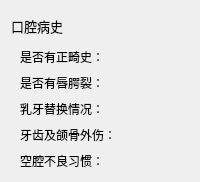
           <widget class="QWidget" name="widget_oral" native="true">
            <layout class="QGridLayout" name="gridLayout_3">
             <item row="0" column="0">
              <widget class="QLabel" name="label_10">
               <property name="minimumSize">
                <size>
                 <width>0</width>
                 <height>30</height>
                </size>
               </property>
               <property name="maximumSize">
                <size>
                 <width>16777215</width>
                 <height>30</height>
                </size>
               </property>
               <property name="font">
                <font>
                 <family>黑体</family>
                 <pointsize>10</pointsize>
                </font>
               </property>
               <property name="text">
                <string>口腔病史</string>
               </property>
              </widget>
             </item>
             <item row="5" column="0">
              <widget class="QWidget" name="widget_7" native="true">
               <layout class="QHBoxLayout" name="horizontalLayout_6">
                <property name="topMargin">
                 <number>0</number>
                </property>
                <property name="bottomMargin">
                 <number>0</number>
                </property>
                <item>
                 <widget class="QLabel" name="label_8">
                  <property name="text">
                   <string>空腔不良习惯：</string>
                  </property>
                 </widget>
                </item>
                <item>
                 <widget class="QWidget" name="widget_badHabits" native="true"/>
                </item>
                <item>
                 <spacer name="horizontalSpacer_6">
                  <property name="orientation">
                   <enum>Qt::Horizontal</enum>
                  </property>
                  <property name="sizeHint" stdset="0">
                   <size>
                    <width>40</width>
                    <height>20</height>
                   </size>
                  </property>
                 </spacer>
                </item>
               </layout>
              </widget>
             </item>
             <item row="2" column="0">
              <widget class="QWidget" name="widget_10" native="true">
               <layout class="QHBoxLayout" name="horizontalLayout_8">
                <property name="topMargin">
                 <number>0</number>
                </property>
                <property name="bottomMargin">
                 <number>0</number>
                </property>
                <item>
                 <widget class="QLabel" name="label_11">
                  <property name="minimumSize">
                   <size>
                    <width>60</width>
                    <height>0</height>
                   </size>
                  </property>
                  <property name="maximumSize">
                   <size>
                    <width>5546</width>
                    <height>16777215</height>
                   </size>
                  </property>
                  <property name="text">
                   <string>是否有唇腭裂：</string>
                  </property>
                 </widget>
                </item>
                <item>
                 <widget class="QWidget" name="widget_NSCLP" native="true"/>
                </item>
                <item>
                 <spacer name="horizontalSpacer_8">
                  <property name="orientation">
                   <enum>Qt::Horizontal</enum>
                  </property>
                  <property name="sizeHint" stdset="0">
                   <size>
                    <width>40</width>
                    <height>20</height>
                   </size>
                  </property>
                 </spacer>
                </item>
               </layout>
              </widget>
             </item>
             <item row="1" column="0">
              <widget class="QWidget" name="widget_6" native="true">
               <layout class="QHBoxLayout" name="horizontalLayout_5">
                <property name="leftMargin">
                 <number>9</number>
                </property>
                <property name="topMargin">
                 <number>0</number>
                </property>
                <property name="rightMargin">
                 <number>9</number>
                </property>
                <property name="bottomMargin">
                 <number>0</number>
                </property>
                <item>
                 <widget class="QLabel" name="label_7">
                  <property name="minimumSize">
                   <size>
                    <width>60</width>
                    <height>0</height>
                   </size>
                  </property>
                  <property name="maximumSize">
                   <size>
                    <width>5546</width>
                    <height>16777215</height>
                   </size>
                  </property>
                  <property name="text">
                   <string>是否有正畸史：</string>
                  </property>
                 </widget>
                </item>
                <item>
                 <widget class="QWidget" name="widget_orthodontics" native="true"/>
                </item>
                <item>
                 <spacer name="horizontalSpacer_5">
                  <property name="orientation">
                   <enum>Qt::Horizontal</enum>
                  </property>
                  <property name="sizeHint" stdset="0">
                   <size>
                    <width>40</width>
                    <height>20</height>
                   </size>
                  </property>
                 </spacer>
                </item>
               </layout>
              </widget>
             </item>
             <item row="3" column="0">
              <widget class="QWidget" name="widget_8" native="true">
               <layout class="QHBoxLayout" name="horizontalLayout_7">
                <property name="topMargin">
                 <number>0</number>
                </property>
                <property name="bottomMargin">
                 <number>0</number>
                </property>
                <item>
                 <widget class="QLabel" name="label_9">
                  <property name="text">
                   <string>乳牙替换情况：</string>
                  </property>
                 </widget>
                </item>
                <item>
                 <widget class="QWidget" name="widget_babyTeeth" native="true"/>
                </item>
                <item>
                 <spacer name="horizontalSpacer_7">
                  <property name="orientation">
                   <enum>Qt::Horizontal</enum>
                  </property>
                  <property name="sizeHint" stdset="0">
                   <size>
                    <width>40</width>
                    <height>20</height>
                   </size>
                  </property>
                 </spacer>
                </item>
               </layout>
              </widget>
             </item>
             <item row="4" column="0">
              <widget class="QWidget" name="widget_11" native="true">
               <layout class="QHBoxLayout" name="horizontalLayout_9">
                <property name="topMargin">
                 <number>0</number>
                </property>
                <property name="bottomMargin">
                 <number>0</number>
                </property>
                <item>
                 <widget class="QLabel" name="label_12">
                  <property name="minimumSize">
                   <size>
                    <width>60</width>
                    <height>0</height>
                   </size>
                  </property>
                  <property name="maximumSize">
                   <size>
                    <width>5546</width>
                    <height>16777215</height>
                   </size>
                  </property>
                  <property name="text">
                   <string>牙齿及颌骨外伤：</string>
                  </property>
                 </widget>
                </item>
                <item>
                 <widget class="QWidget" name="widget_trauma" native="true"/>
                </item>
                <item>
                 <spacer name="horizontalSpacer_9">
                  <property name="orientation">
                   <enum>Qt::Horizontal</enum>
                  </property>
                  <property name="sizeHint" stdset="0">
                   <size>
                    <width>40</width>
                    <height>20</height>
                   </size>
                  </property>
                 </spacer>
                </item>
               </layout>
              </widget>
             </item>
            </layout>
           </widget>
